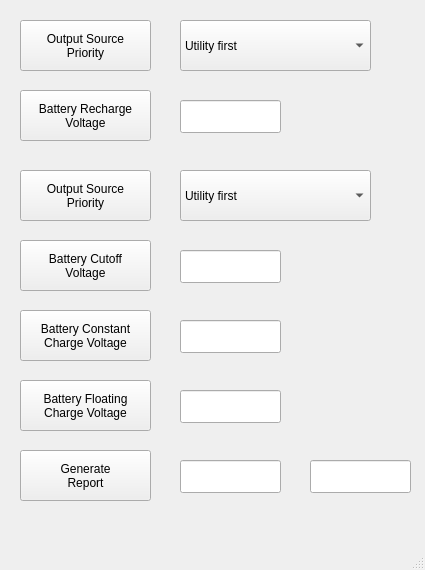
<?xml version="1.0" encoding="UTF-8"?>
<ui version="4.0">
 <class>MainWindow</class>
 <widget class="QMainWindow" name="MainWindow">
  <property name="windowModality">
   <enum>Qt::WindowModal</enum>
  </property>
  <property name="geometry">
   <rect>
    <x>0</x>
    <y>0</y>
    <width>425</width>
    <height>570</height>
   </rect>
  </property>
  <property name="maximumSize">
   <size>
    <width>425</width>
    <height>570</height>
   </size>
  </property>
  <property name="contextMenuPolicy">
   <enum>Qt::NoContextMenu</enum>
  </property>
  <property name="windowTitle">
   <string>MainWindow</string>
  </property>
  <widget class="QWidget" name="centralwidget">
   <widget class="QPushButton" name="output_source_button">
    <property name="geometry">
     <rect>
      <x>20</x>
      <y>20</y>
      <width>131</width>
      <height>51</height>
     </rect>
    </property>
    <property name="text">
     <string>Output Source 
Priority</string>
    </property>
   </widget>
   <widget class="QComboBox" name="output_source_combo">
    <property name="geometry">
     <rect>
      <x>180</x>
      <y>20</y>
      <width>191</width>
      <height>51</height>
     </rect>
    </property>
    <item>
     <property name="text">
      <string>Utility first</string>
     </property>
    </item>
    <item>
     <property name="text">
      <string>Solar first</string>
     </property>
    </item>
    <item>
     <property name="text">
      <string>SBU priority</string>
     </property>
    </item>
   </widget>
   <widget class="QPushButton" name="battery_recharge_v_button">
    <property name="geometry">
     <rect>
      <x>20</x>
      <y>90</y>
      <width>131</width>
      <height>51</height>
     </rect>
    </property>
    <property name="text">
     <string>Battery Recharge 
Voltage</string>
    </property>
   </widget>
   <widget class="QLineEdit" name="battery_recharge_v_edit">
    <property name="geometry">
     <rect>
      <x>180</x>
      <y>100</y>
      <width>101</width>
      <height>33</height>
     </rect>
    </property>
    <property name="toolTip">
     <string>&lt;html&gt;&lt;head/&gt;&lt;body&gt;&lt;p&gt;12V unit: 11V/11.3V/11.5V/11.8V/12V/12.3V/12.5V/12.8V &lt;/p&gt;&lt;p&gt;24V unit: 22V/22.5V/23V/23.5V/24V/24.5V/25V/25.5V &lt;/p&gt;&lt;p&gt;48V unit: 44V/45V/46V/47V/48V/49V/50V/51V&lt;/p&gt;&lt;/body&gt;&lt;/html&gt;</string>
    </property>
    <property name="maxLength">
     <number>4</number>
    </property>
   </widget>
   <widget class="QComboBox" name="device_charge_combo">
    <property name="geometry">
     <rect>
      <x>180</x>
      <y>170</y>
      <width>191</width>
      <height>51</height>
     </rect>
    </property>
    <item>
     <property name="text">
      <string>Utility first</string>
     </property>
    </item>
    <item>
     <property name="text">
      <string>Solar first</string>
     </property>
    </item>
    <item>
     <property name="text">
      <string>Solar and utility</string>
     </property>
    </item>
    <item>
     <property name="text">
      <string>Solar only</string>
     </property>
    </item>
   </widget>
   <widget class="QPushButton" name="device_charge_button">
    <property name="geometry">
     <rect>
      <x>20</x>
      <y>170</y>
      <width>131</width>
      <height>51</height>
     </rect>
    </property>
    <property name="text">
     <string>Output Source 
Priority</string>
    </property>
   </widget>
   <widget class="QLineEdit" name="battery_cutoff_edit">
    <property name="geometry">
     <rect>
      <x>180</x>
      <y>250</y>
      <width>101</width>
      <height>33</height>
     </rect>
    </property>
    <property name="toolTip">
     <string>&lt;html&gt;&lt;head/&gt;&lt;body&gt;&lt;p&gt;12V unit: 11V/11.3V/11.5V/11.8V/12V/12.3V/12.5V/12.8V &lt;/p&gt;&lt;p&gt;24V unit: 22V/22.5V/23V/23.5V/24V/24.5V/25V/25.5V &lt;/p&gt;&lt;p&gt;48V unit: 44V/45V/46V/47V/48V/49V/50V/51V&lt;/p&gt;&lt;/body&gt;&lt;/html&gt;</string>
    </property>
    <property name="maxLength">
     <number>4</number>
    </property>
   </widget>
   <widget class="QPushButton" name="battery_cutoff_button">
    <property name="geometry">
     <rect>
      <x>20</x>
      <y>240</y>
      <width>131</width>
      <height>51</height>
     </rect>
    </property>
    <property name="text">
     <string>Battery Cutoff
Voltage</string>
    </property>
   </widget>
   <widget class="QPushButton" name="battery_constant_v_button">
    <property name="geometry">
     <rect>
      <x>20</x>
      <y>310</y>
      <width>131</width>
      <height>51</height>
     </rect>
    </property>
    <property name="text">
     <string>Battery Constant
Charge Voltage</string>
    </property>
   </widget>
   <widget class="QLineEdit" name="battery_constant_v_edit">
    <property name="geometry">
     <rect>
      <x>180</x>
      <y>320</y>
      <width>101</width>
      <height>33</height>
     </rect>
    </property>
    <property name="toolTip">
     <string>&lt;html&gt;&lt;head/&gt;&lt;body&gt;&lt;p&gt;12V unit: 11V/11.3V/11.5V/11.8V/12V/12.3V/12.5V/12.8V &lt;/p&gt;&lt;p&gt;24V unit: 22V/22.5V/23V/23.5V/24V/24.5V/25V/25.5V &lt;/p&gt;&lt;p&gt;48V unit: 44V/45V/46V/47V/48V/49V/50V/51V&lt;/p&gt;&lt;/body&gt;&lt;/html&gt;</string>
    </property>
    <property name="maxLength">
     <number>4</number>
    </property>
   </widget>
   <widget class="QLineEdit" name="battery_floating_v_edit">
    <property name="geometry">
     <rect>
      <x>180</x>
      <y>390</y>
      <width>101</width>
      <height>33</height>
     </rect>
    </property>
    <property name="toolTip">
     <string>&lt;html&gt;&lt;head/&gt;&lt;body&gt;&lt;p&gt;12V unit: 11V/11.3V/11.5V/11.8V/12V/12.3V/12.5V/12.8V &lt;/p&gt;&lt;p&gt;24V unit: 22V/22.5V/23V/23.5V/24V/24.5V/25V/25.5V &lt;/p&gt;&lt;p&gt;48V unit: 44V/45V/46V/47V/48V/49V/50V/51V&lt;/p&gt;&lt;/body&gt;&lt;/html&gt;</string>
    </property>
    <property name="maxLength">
     <number>4</number>
    </property>
   </widget>
   <widget class="QPushButton" name="battery_floating_v_button">
    <property name="geometry">
     <rect>
      <x>20</x>
      <y>380</y>
      <width>131</width>
      <height>51</height>
     </rect>
    </property>
    <property name="text">
     <string>Battery Floating
Charge Voltage</string>
    </property>
   </widget>
   <widget class="QPushButton" name="generate_report_button">
    <property name="geometry">
     <rect>
      <x>20</x>
      <y>450</y>
      <width>131</width>
      <height>51</height>
     </rect>
    </property>
    <property name="text">
     <string>Generate
Report</string>
    </property>
   </widget>
   <widget class="QLineEdit" name="report_from_edit">
    <property name="geometry">
     <rect>
      <x>180</x>
      <y>460</y>
      <width>101</width>
      <height>33</height>
     </rect>
    </property>
    <property name="toolTip">
     <string>&lt;html&gt;&lt;head/&gt;&lt;body&gt;&lt;p&gt;12V unit: 11V/11.3V/11.5V/11.8V/12V/12.3V/12.5V/12.8V &lt;/p&gt;&lt;p&gt;24V unit: 22V/22.5V/23V/23.5V/24V/24.5V/25V/25.5V &lt;/p&gt;&lt;p&gt;48V unit: 44V/45V/46V/47V/48V/49V/50V/51V&lt;/p&gt;&lt;/body&gt;&lt;/html&gt;</string>
    </property>
    <property name="maxLength">
     <number>10</number>
    </property>
   </widget>
   <widget class="QLineEdit" name="report_to_edit">
    <property name="geometry">
     <rect>
      <x>310</x>
      <y>460</y>
      <width>101</width>
      <height>33</height>
     </rect>
    </property>
    <property name="toolTip">
     <string>&lt;html&gt;&lt;head/&gt;&lt;body&gt;&lt;p&gt;12V unit: 11V/11.3V/11.5V/11.8V/12V/12.3V/12.5V/12.8V &lt;/p&gt;&lt;p&gt;24V unit: 22V/22.5V/23V/23.5V/24V/24.5V/25V/25.5V &lt;/p&gt;&lt;p&gt;48V unit: 44V/45V/46V/47V/48V/49V/50V/51V&lt;/p&gt;&lt;/body&gt;&lt;/html&gt;</string>
    </property>
    <property name="maxLength">
     <number>10</number>
    </property>
   </widget>
  </widget>
  <widget class="QMenuBar" name="menubar">
   <property name="geometry">
    <rect>
     <x>0</x>
     <y>0</y>
     <width>425</width>
     <height>27</height>
    </rect>
   </property>
  </widget>
  <widget class="QStatusBar" name="statusbar"/>
 </widget>
 <resources/>
 <connections/>
</ui>
